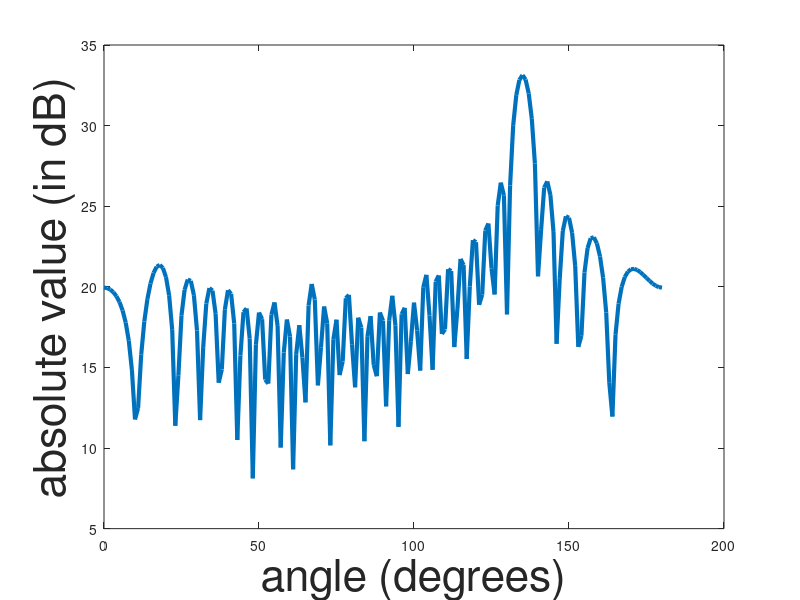

The MATLAB script that drew this image:
%% Beamforming in the frequency domain. (Narrowband beamformer)
% role : important
% status : complete.

%% basic setup
clc;
close all;

%% initialising the variables
f            = 2000;                                      %the main frequency
Fs         = 12800;                                    %sampling frequency
Ts          = 1/Fs;                                      %sampling interval
N           = 128;                                       %number of intervals

m                 = 32;                                    %number of sensors
angle           = 135;                                  %incoming angle
c                  = 1500;                                %speed of the sound signal
lambda        = c/f;                                    %wavelength of incoming signal
x                  = lambda/2;                         %sensor interspacing
d                  = x*cosd(angle)/c;               %unit delay

SNR             = 1;                                     %signal to noise ratio
SNR_weight = 10^(-1*SNR*0.05);          %SNR noise weight

t                    = (0:N-1)*Ts;                      %time matrix
matrix          = zeros(N,m);                      %initialising noise included signal

%% bringing about the natural delay
y = sin(2*pi*f*t);                                       %generating the ideal sine wave

for i = 1:m
matrix(:,i) = sin(2*pi*f*(t-(i-1)*d));
end

%% adding the noise
new_mat = zeros(N,m);                                     %initialising the noise matrix
new_mat = matrix + SNR_weight*rand(N,m);   %creating the impure matrix

%% taking the fourier transform
NFFT = N;                                               %number of frequency samples
fend = (NFFT-1)*Fs/NFFT;                      %finding the end frequency
w_axis = linspace(0,fend,NFFT);            %creating the spacing

Fourier = fft(new_mat,NFFT);                 %taking the fourier transform

%% Choosing the frequency row
index = f/(Fs/NFFT)+1;
f_mat=zeros(1,m);
f_mat(1,:)=Fourier(index,:);

%% bringing the delay in frequency region

angle_matrix= zeros(1,181);
delay_column = zeros(m,1);

for test_angle = 0:180
test_d = x*cosd(test_angle)/c;             %the unit delay for test angle

for i = 1:m
delay_column(i,1) = exp(1*1i*2*pi*f*(i-1)*test_d);
end

angle_matrix(1,test_angle+1) = abs(f_mat*delay_column);
end

%% plotting the beam formed output
angle_axis = linspace(0,180,181);           %setting up the angle axis

figure(3)
plot(angle_axis,10*log10(angle_matrix),'linewidth',3);    %plotting the angle matrix
xlabel('angle (degrees)','FontSize',32)
ylabel('absolute value (in dB)','FontSize',32)


